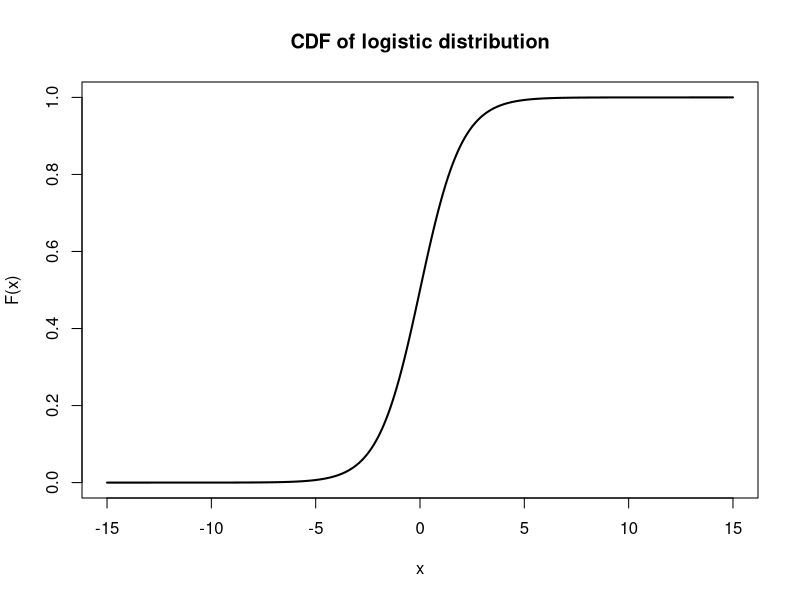

Here is the R script that generated this plot:
# (c)
x <- seq(-15, 15, length.out = 500)
CDF <-  1/(1 + exp(-x))
plot(x, CDF, type = "l", xlab = "x", ylab = "F(x)", 
     main = "CDF of logistic distribution", lwd = 2)